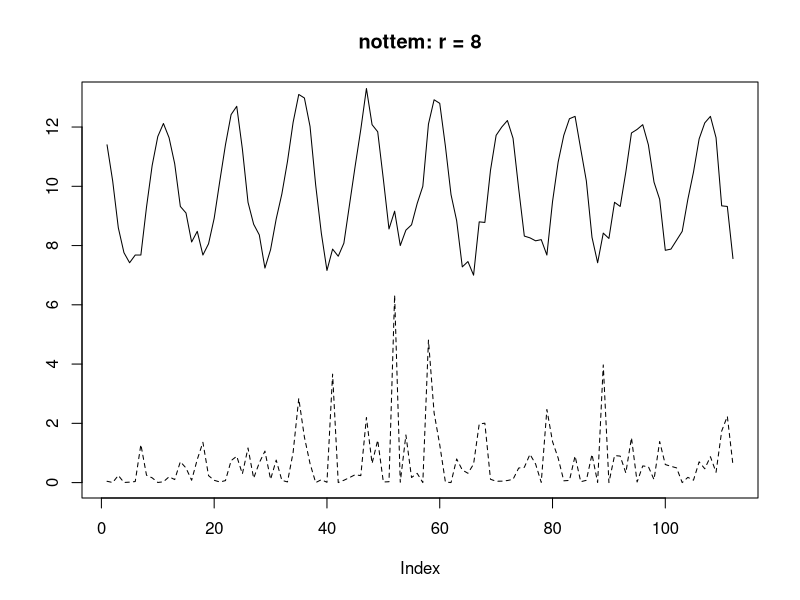

The R source for this figure:
# R に標準で含まれている nottem データに対し、自己回帰モデルによる異常検知を実行

# Nottingham Castle の月ごとの平均気温（華氏）
Dtr <- nottem[1:120] # 訓練データ
xi <- nottem[121:240] # 検証データ
Tt <- length(xi)
ar.model <- ar(Dtr) # 自己回帰モデルの学習
print(ar.model) # 学習されたモデルの表示

r <- ar.model$order # AIC で選択した次数
alpha <- ar.model$ar # AIC で選択した係数
xmean <- ar.model$x.mean
sig2 <- ar.model$var.pred
N <- Tt - r
X <- t(embed(xi - xmean, r))[, 1:N] # スライド窓による回帰データの準備
ypred <- t(X) %*% alpha + xmean # 予測値の計算
y <- xi[(1 + r):Tt] # 実測値
a <- (y - as.numeric(ypred)) ^ 2 / sig2 # 異常度の計算

y2 <- y / 5 # プロット用に実測値を1/5尺度に
plot(
  y2,
  ylab = "",
  type = "l",
  ylim = c(0, 13),
  main = paste0("nottem: r = ", r)
)
lines(a, lty = 2) # 異常度を点線で重ね合わせる
